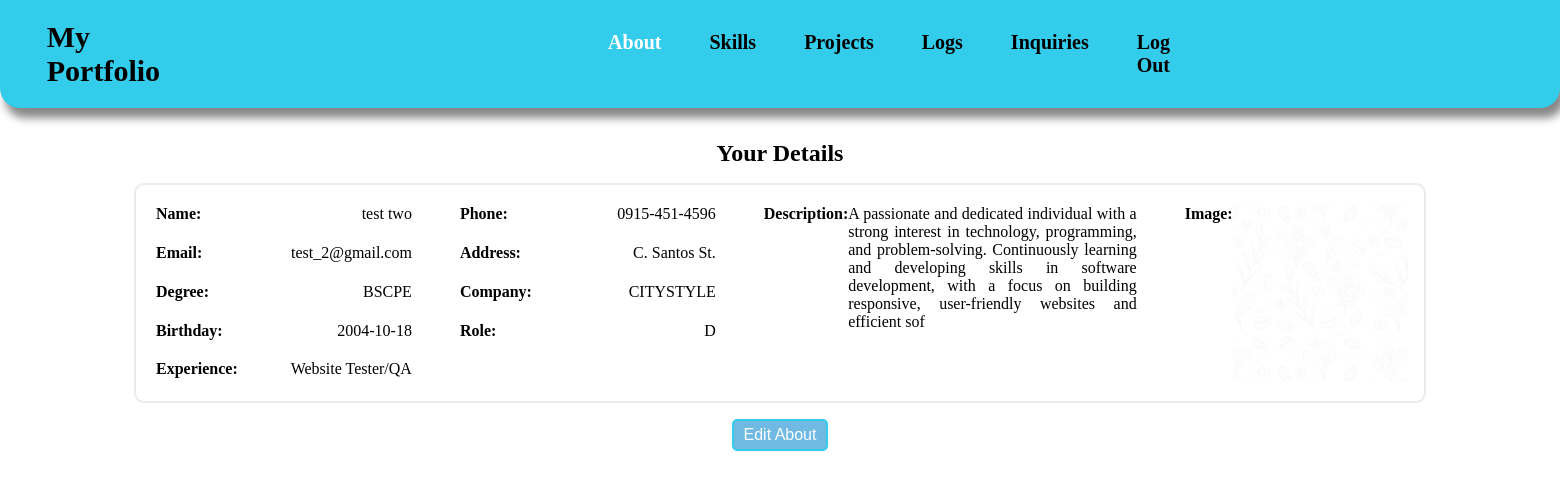
Page /admin/about/about.php (signed in) on the committed database.
### tables this page shows
CREATE TABLE `about` (
  `id` int(100) NOT NULL,
  `user_id` int(100) NOT NULL,
  `name` varchar(256) NOT NULL,
  `email` varchar(100) NOT NULL,
  `degree` varchar(256) NOT NULL,
  `birthday` date NOT NULL,
  `experience` varchar(256) NOT NULL,
  `address` varchar(256) NOT NULL,
  `company` varchar(100) NOT NULL,
  `phone` varchar(20) NOT NULL,
  `role` varchar(256) NOT NULL,
  `description` varchar(256) NOT NULL,
  `file_name` varchar(200) DEFAULT NULL,
  `time_create` timestamp NOT NULL DEFAULT current_timestamp() ON UPDATE current_timestamp()
);

### admin/about/backend_about.php (called while the page is built, shortened)
<?php
    $user_id = $_SESSION['id'];
    $name = $_SESSION['name'];
    $email = $_SESSION['email'];
    $query = "SELECT * FROM about WHERE user_id=$user_id";
    $result = mysqli_query($conn,$query);
    if(mysqli_num_rows($result)>0) {
        $selected_data = mysqli_fetch_assoc($result);
    }
?>

### admin/about/about.php (the view, shortened to what this page needs)
<!DOCTYPE html>
<html lang="en">
<head>
    <link rel="stylesheet" href="/my_portfolio/css/about.css">
</head>
<body>
    <?php
        require_once($_SERVER['DOCUMENT_ROOT']. "/my_portfolio/php/config.php");
        include 'backend_about.php';
    ?>
    <div class="header">
        <div class="header_container">
            <div class="nav_bar">
                <h1 class="header_title"> <a href="/my_portfolio/php/dashboard.php"> My Portfolio </a> </h1>
                <nav class="header_text">
                    <ul>
                        <li id="about"> <a href="../about/about.php"> About </a> </li>
                        <li id="skills"> <a href="../skills/skills.php"> Skills </a> </li>
                        <li id="projects"> <a href="../projects/projects.php"> Projects </a> </li>
                        <li id="logs"> <a href="/my_portfolio/php/logs.php"> Logs </a> </li>
                        <li id="inquiries"> <a href="/my_portfolio/php/inquiries.php"> Inquiries </a> </li>
                        <li> <a href="/my_portfolio/php/logout.php" onclick="return confirm('Are you sure you want to Log Out?')"> Log Out </a> </li>
                    </ul>
                </nav>
            </div>
        </div>
    </div>
    <div class="about_section">
        <div class="about_form"> Your Details  </div>
            <div class="about_container">
                <div class="column_1">
                    <div class="about_name">
                        <label for="details"> Name: </label> <?php echo $name ?>
                    </div>
                    <div class="about_email">
                    <label for="details">  Email: </label> <?php echo $email ?>
                    </div>
                    <div class="about_degree">
                        <label for="details"> Degree: </label><?php echo $selected_data['degree'] ?>
                    </div>
                    <div class="about_birthday">
                    <label for="details"> Birthday: </label><?php echo $selected_data['birthday'] ?>
                    </div>
                    <div class="about_experience">
                    <label for="details"> Experience: </label><?php echo $selected_data['experience'] ?>
                    </div>
                </div>
                <div class="column_2">
                    <div class="about_phone">
                        <label for="details"> Phone: </label><?php echo $selected_data['phone'] ?>
                    </div>
                    <div class="about_address">
                        <label for="details"> Address: </label><?php echo $selected_data['address'] ?>
                    </div>
                    <div class="about_company">
                        <label for="details"> Company: </label><?php echo $selected_data['company'] ?>
                    </div>
                    <div class="about_role">
                        <label for="details"> Role: </label><?php echo $selected_data['role'] ?>
                    </div>
                </div>
                <div class="for_description">
                    <div class="about_description">
                        <label for="details"> Description: </label><?php echo $selected_data['description'] ?>
                    </div>
                </div>
                <div class="for_file">
                    <div class="about_file container">
                       <label for="details"> Image: </label>
                       <img src="<?php echo '../../uploads/'. $user_id. "/". $selected_data['file_name']; ?>" alt="Uploaded Image">
                    </div>
                </div>
            </div>
            <form action="../about/edit_about.php">
                    <input type="submit" value="Edit About" />
            </form>
        </div>
</body>
</html>

### css/about.css (style rules this page uses)
body { min-height: 100vh; width: 100%; margin: 0; padding: 0; box-sizing: border-box; overflow-x: hidden; background-repeat: no-repeat; background-size: cover; background-position: left; }
h1 a { display: inline-flex; text-decoration: none; color: black; }
.header { background-color: #34cceb; border-radius: 0px 0px 20px 20px; box-shadow: 5px 10px 8px #888888; }
.header_container { display: inline-block; width: 100% }
.nav_bar { display: inline-flex; align-items: center; gap: 28rem; position:relative; left: 3%; }
.header_text { font-weight: 700; font-size: 20px; padding: 0; }
.header_text li { list-style: none; display: flex; }
ul { gap: 3rem; display: inline-flex; padding: 0; }
.header_text li a { text-decoration: none; color: black; }
.header_title { font-size: 30px; display: flex; justify-content: flex-start; }
li#about a { color: white; }
.about_section { display:flex; flex-direction: column; justify-content:center; width: 100%; height: 60%; align-items: center; gap: 1rem; margin-top: 2rem; }
.about_container { display: flex; gap: 3rem; width: 80%; background-color: #fff; border: 2px solid #ebebeb; border-radius: 10px; padding: 20px; }
form { display: flex; justify-content: center; }
.about_form { font-size: 1.5rem; font-weight: 700; }
input[type="submit"] { font-size: 1rem; font-weight: 500; border: 2px solid #34cceb; border-radius: 5px; padding: 5px 10px; background-color: #6fb9e3; color: #fcfeff; }
label[for=details] { font-size: 1rem; font-weight: 700; }
.about_name, .about_email, .about_degree, .about_birthday, .about_experience, .about_phone, .about_address, .about_company, .about_role, .about_description { display:flex; justify-content: space-between; }
.column_1, .column_2 { display: flex; flex-direction: column; gap: 1.3rem; width: 35%; }
.for_description { display: flex; text-align: justify; width: 51% }
.about_file img { width: 100% }
.container { display: flex; width: 80%; height: 100%; object-fit: fill; }
.about_file { background-repeat:no-repeat; background-size: cover; background-position: left; }
.for_file { width: 30%; }

### rows in the picture
about: degree "BSCPE", birthday "2004-10-18", experience "Website Tester/QA", phone "0915-451-4596", address "C. Santos St.", company "CITYSTYLE", role "D", description "A passionate and dedicated individual with a strong interest in technology, programming, and problem-solving. Continuously learning and developing skills in software development, with a focus on building responsive, user-friendly websites and efficient sof", file_name (picture)

### other values in the picture
$name "test two"
$email "test_2@gmail.com"
